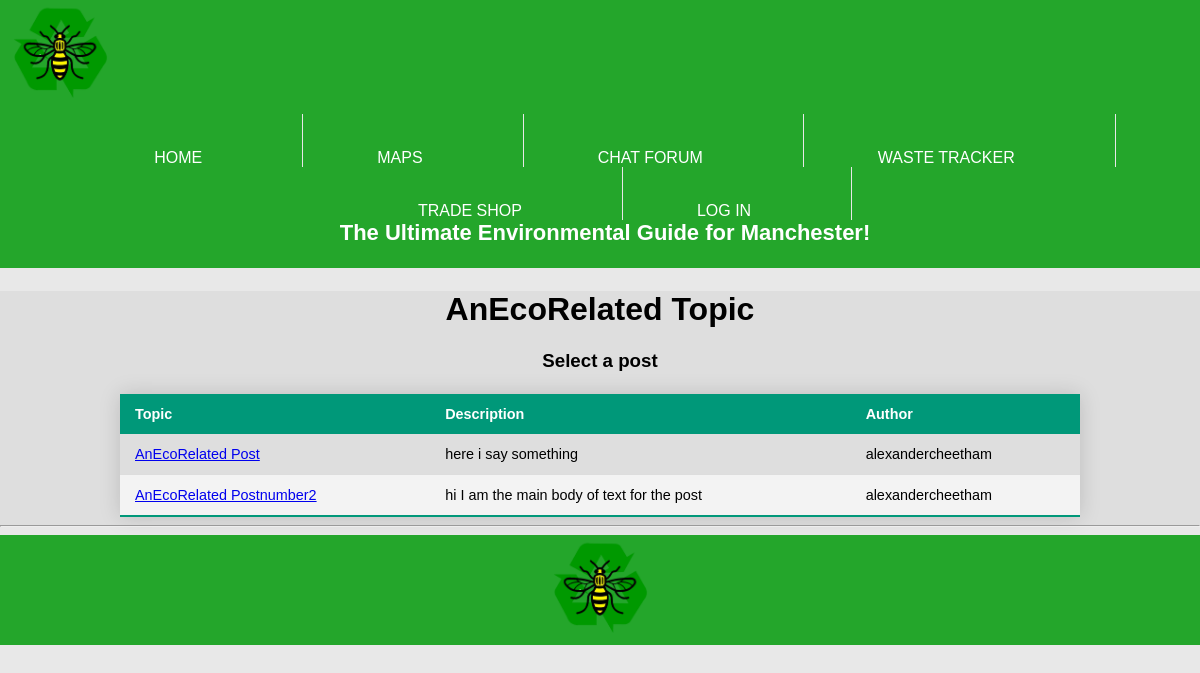
The page /forum/AnEcoRelated Topic on the database its author committed.
### forum/models.py (models this page shows)
class Topics(models.Model):
    topic_id = models.IntegerField(primary_key=True)
    topic_name = models.CharField(max_length=250)
    topic_desc = models.TextField()
    author = models.ForeignKey(User, on_delete=models.CASCADE, default=None)

class Posts(models.Model):
    post_id = models.IntegerField(primary_key=True)
    post_name = models.CharField(max_length=250)
    post_desc = models.TextField()
    author = models.ForeignKey(User, on_delete=models.CASCADE, default=None)
    parent_topic = models.ForeignKey(Topics, on_delete=models.CASCADE, default=None)

### forum/views.py (the view)
# urls.py: path("<str:topic_name>", views.topic_page),
def topic_page(request, topic_name):
    topic = Topics.objects.get(topic_name=topic_name)
    topic_id = int(topic.topic_id)
    Posts_obj = Posts.objects.filter(parent_topic_id=topic_id)
    context = {
        'topic': topic,
        'posts': Posts_obj,
    }
    return render(request, "forum_topic_thread.html", context)

### forum/templates/forum_topic_thread.html (shortened to what this page needs)
{% extends 'base.html' %}
{% block content %}
<main>
	<h1>{{topic.topic_name}}</h1>
	<p><h3>Select a post</h3></p>
	<table class="styled-table">
		<thead>
			<tr>
				<th>Topic</th>
				<th>Description</th>
				<th>Author</th>
			</tr>
		</thead>
		<tbody>
			{% for post in posts %}
			<tr>
				<td><a href="/forum/{{topic.topic_name }}/{{ post.post_name }}">{{ post.post_name}}</a></td>
				<td>{{ post.post_desc}}</td>
				<td>{{ post.author}}</td>
			</tr>
			{% endfor %}
		</tbody>
	</table>
	<hr/>
</main>
{% endblock %}

### templates/base.html (style rules this page uses)
body { margin: 0; background: #e8e8e8; }
p { font-family: 'Arial'; color: white; font-size: 22px; padding-left: 10px; text-align: center; }

### forum/templates/forum_topic_thread.html (style rules this page uses)
h1, h3 { text-align: center; font-family: sans-serif; }
main { background-color: #DEDEDE; }
.styled-table { width: 80%; margin: auto; border-collapse: collapse; font-size: 0.9em; font-family: sans-serif; min-width: 400px; box-shadow: 0 0 20px rgba(0, 0, 0, 0.15); }
.styled-table thead tr { background-color: #009879; color: #ffffff; text-align: left; }
.styled-table th, .styled-table td { padding: 12px 15px; }
.styled-table tbody tr { border-bottom: 1px solid #dddddd; }
.styled-table tbody tr:nth-child(even) { background-color: #f3f3f3; }
.styled-table tbody tr:last-of-type { border-bottom: 2px solid #009879; }

### rows shown on the page
Topics: topic_name "AnEcoRelated Topic"
Posts: post_name "AnEcoRelated Post", post_desc "here i say something", author "alexandercheetham"
Posts: post_name "AnEcoRelated Postnumber2", post_desc "hi I am the main body of text for the post", author "alexandercheetham"
